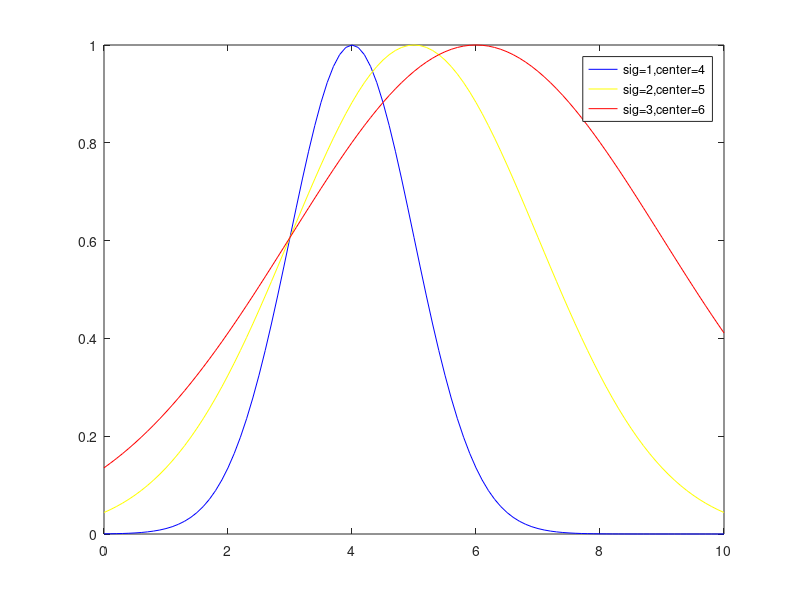

Write MATLAB code to recreate this figure.
% the Gaussian function graph
x=0:0.1:10;
sig=[1 2 3];
c=[4 5 6];
y1=gaussmf(x,[sig(1),c(1)]);
plot(x,y1,'b')
% legend('sig=1,center=4')
hold on
y2=gaussmf(x,[sig(2),c(2)]);
plot(x,y2,'y');
% legend('sig=2,center=5')
hold on
y3=gaussmf(x,[sig(3),c(3)]);
plot(x,y3,'r');
legend('sig=1,center=4','sig=2,center=5','sig=3,center=6')
hold on